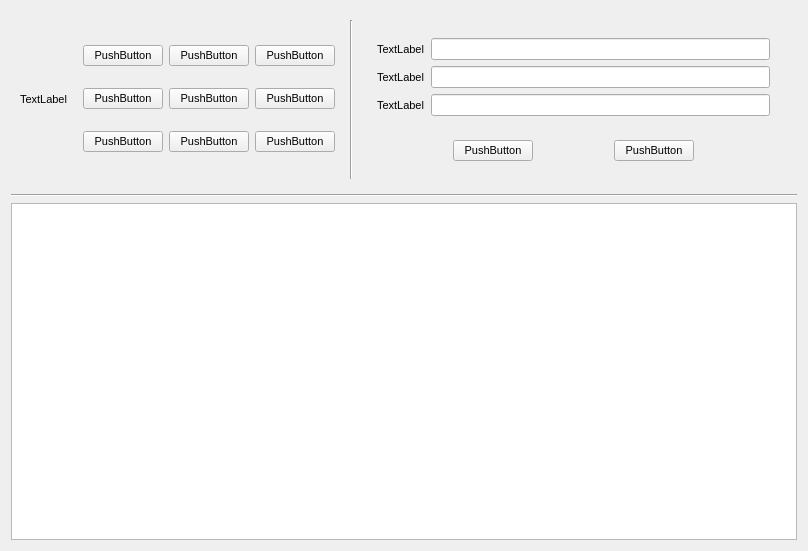
<?xml version="1.0" encoding="UTF-8"?>
<ui version="4.0">
 <class>Hunter</class>
 <widget class="QWidget" name="Hunter">
  <property name="geometry">
   <rect>
    <x>0</x>
    <y>0</y>
    <width>808</width>
    <height>551</height>
   </rect>
  </property>
  <property name="font">
   <font>
    <pointsize>8</pointsize>
   </font>
  </property>
  <property name="windowTitle">
   <string>Hunter</string>
  </property>
  <property name="windowIcon">
   <iconset resource="resource.qrc">
    <normaloff>:/Icons/IconHawk2.jpeg</normaloff>:/Icons/IconHawk2.jpeg</iconset>
  </property>
  <layout class="QVBoxLayout" name="verticalLayout_2">
   <item>
    <widget class="QWidget" name="widgetOption" native="true">
     <layout class="QHBoxLayout" name="horizontalLayout">
      <item>
       <widget class="QLabel" name="labelSister">
        <property name="text">
         <string>TextLabel</string>
        </property>
       </widget>
      </item>
      <item>
       <widget class="QWidget" name="widgetBt" native="true">
        <layout class="QGridLayout" name="gridLayout">
         <item row="2" column="2">
          <widget class="QPushButton" name="btOffline">
           <property name="text">
            <string>PushButton</string>
           </property>
          </widget>
         </item>
         <item row="0" column="0">
          <widget class="QPushButton" name="btShell">
           <property name="text">
            <string>PushButton</string>
           </property>
          </widget>
         </item>
         <item row="2" column="1">
          <widget class="QPushButton" name="btReboot">
           <property name="text">
            <string>PushButton</string>
           </property>
          </widget>
         </item>
         <item row="0" column="1">
          <widget class="QPushButton" name="btFile">
           <property name="text">
            <string>PushButton</string>
           </property>
          </widget>
         </item>
         <item row="2" column="0">
          <widget class="QPushButton" name="btSendBox">
           <property name="text">
            <string>PushButton</string>
           </property>
          </widget>
         </item>
         <item row="0" column="2">
          <widget class="QPushButton" name="btKeybd">
           <property name="text">
            <string>PushButton</string>
           </property>
          </widget>
         </item>
         <item row="1" column="2">
          <widget class="QPushButton" name="btDDos">
           <property name="text">
            <string>PushButton</string>
           </property>
          </widget>
         </item>
         <item row="1" column="0">
          <widget class="QPushButton" name="btDelete">
           <property name="text">
            <string>PushButton</string>
           </property>
          </widget>
         </item>
         <item row="1" column="1">
          <widget class="QPushButton" name="btProcess">
           <property name="text">
            <string>PushButton</string>
           </property>
          </widget>
         </item>
        </layout>
       </widget>
      </item>
      <item>
       <widget class="Line" name="line_2">
        <property name="orientation">
         <enum>Qt::Vertical</enum>
        </property>
       </widget>
      </item>
      <item>
       <widget class="QWidget" name="widgetInit" native="true">
        <layout class="QVBoxLayout" name="verticalLayout">
         <item>
          <widget class="QWidget" name="widgetInput" native="true">
           <layout class="QGridLayout" name="gridLayout_2">
            <item row="0" column="0">
             <widget class="QLabel" name="labelDomain">
              <property name="text">
               <string>TextLabel</string>
              </property>
             </widget>
            </item>
            <item row="0" column="1">
             <widget class="QLineEdit" name="lineEditDomain"/>
            </item>
            <item row="1" column="0">
             <widget class="QLabel" name="labelPort1">
              <property name="text">
               <string>TextLabel</string>
              </property>
             </widget>
            </item>
            <item row="1" column="1">
             <widget class="QLineEdit" name="lineEditPort1"/>
            </item>
            <item row="2" column="0">
             <widget class="QLabel" name="labelPort2">
              <property name="text">
               <string>TextLabel</string>
              </property>
             </widget>
            </item>
            <item row="2" column="1">
             <widget class="QLineEdit" name="lineEditPort2"/>
            </item>
           </layout>
          </widget>
         </item>
         <item>
          <widget class="QWidget" name="widgetSwitch" native="true">
           <layout class="QHBoxLayout" name="horizontalLayout_2">
            <item>
             <spacer name="horizontalSpacer">
              <property name="orientation">
               <enum>Qt::Horizontal</enum>
              </property>
              <property name="sizeHint" stdset="0">
               <size>
                <width>40</width>
                <height>20</height>
               </size>
              </property>
             </spacer>
            </item>
            <item>
             <widget class="QPushButton" name="btSwitch">
              <property name="text">
               <string>PushButton</string>
              </property>
             </widget>
            </item>
            <item>
             <spacer name="horizontalSpacer_2">
              <property name="orientation">
               <enum>Qt::Horizontal</enum>
              </property>
              <property name="sizeHint" stdset="0">
               <size>
                <width>40</width>
                <height>20</height>
               </size>
              </property>
             </spacer>
            </item>
            <item>
             <widget class="QPushButton" name="btGenerate">
              <property name="text">
               <string>PushButton</string>
              </property>
             </widget>
            </item>
            <item>
             <spacer name="horizontalSpacer_4">
              <property name="orientation">
               <enum>Qt::Horizontal</enum>
              </property>
              <property name="sizeHint" stdset="0">
               <size>
                <width>75</width>
                <height>20</height>
               </size>
              </property>
             </spacer>
            </item>
           </layout>
          </widget>
         </item>
        </layout>
       </widget>
      </item>
     </layout>
    </widget>
   </item>
   <item>
    <widget class="Line" name="line">
     <property name="orientation">
      <enum>Qt::Horizontal</enum>
     </property>
    </widget>
   </item>
   <item>
    <widget class="QTableWidget" name="tableOnline"/>
   </item>
  </layout>
 </widget>
 <resources>
  <include location="resource.qrc"/>
 </resources>
 <connections/>
</ui>
